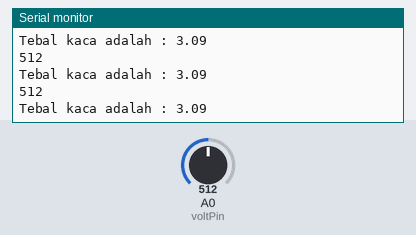
The sketch below on a simulated Arduino Uno, built with avr-gcc and run on an emulated ATmega328P. Parts: the last lines printed to the serial monitor. The inputs (shaded band) are chosen by the test bench; at power-on: A0 (voltPin) = 512.

Above: at 4.2 s.
4.3 s: A0 (voltPin) set to 982
At 4.58 s:
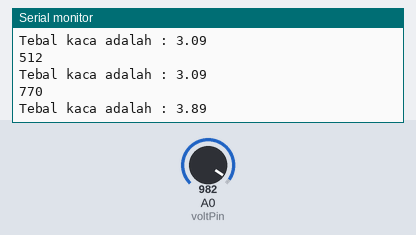
7.3 s: A0 (voltPin) set to 1014
At 7.45 s:
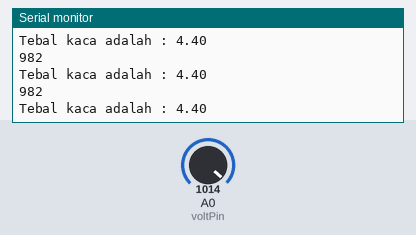
Timing chart, 0 to 9.8 s (numbered marks = the images above; inputs shaded):
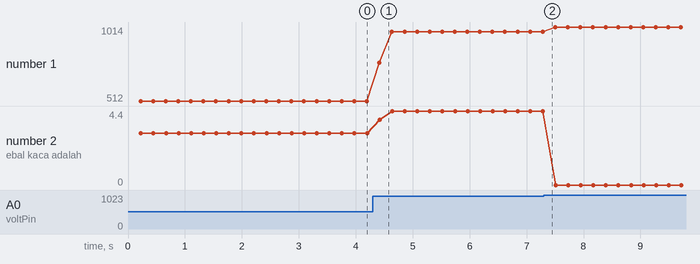

The sketch:

GlassThicknessSensorCode.ino
```cpp
#include <avr/pgmspace.h> // untuk menggunakan progmem
double hasilLDR;
int voltPin = A0 ; //Voltage reader pin
const float ADC_TO_MM[1024] PROGMEM = {0.0113537, 0.0226591, 0.0339171, 0.0451279, 0.0562916, 0.0674091, 0.0784801, 0.0895059, 0.100486, 0.111421, 0.122312, 0.133158, 0.143961, 0.15472, 0.165436, 0.17611, 0.18674, 0.197329, 0.207875, 0.218381, 0.228845, 0.239268, 0.249651, 0.259993, 0.270296, 0.280559, 0.290783, 0.300968, 0.311114, 0.321222, 0.331291, 0.341323, 0.351317, 0.361274, 0.371195, 0.381078, 0.390925, 0.400736, 0.41051, 0.42025, 0.429953, 0.439622, 0.449256, 0.458855, 0.46842, 0.477951, 0.487448, 0.496911, 0.506341, 0.515737, 0.525101, 0.534432, 0.543731, 0.552997, 0.562231, 0.571434, 0.580604, 0.589744, 0.598852, 0.607929, 0.616976, 0.625992, 0.634978, 0.643933, 0.652859, 0.661755, 0.670622, 0.679459, 0.688266, 0.697046, 0.705796, 0.714518, 0.723211, 0.731876, 0.740513, 0.749122, 0.757704, 0.766258, 0.774785, 0.783285, 0.791758, 0.800203, 0.808623, 0.817016, 0.825382, 0.833722, 0.842037, 0.850326, 0.858589, 0.866826, 0.875039, 0.883226, 0.891388, 0.899525, 0.907637, 0.915725, 0.923789, 0.931828, 0.939843, 0.947834, 0.955802, 0.963745, 0.971665, 0.979562, 0.987435, 0.995286, 1.00311, 1.01092, 1.0187, 1.02646, 1.03419, 1.04191, 1.0496, 1.05727, 1.06492, 1.07254, 1.08015, 1.08773, 1.09529, 1.10283, 1.11035, 1.11785, 1.12533, 1.13278, 1.14022, 1.14763, 1.15503, 1.1624, 1.16975, 1.17709, 1.1844, 1.19169, 1.19896, 1.20622, 1.21345, 1.22067, 1.22786, 1.23504, 1.24219, 1.24933, 1.25645, 1.26355, 1.27063, 1.27769, 1.28473, 1.29176, 1.29876, 1.30575, 1.31272, 1.31967, 1.3266, 1.33352, 1.34042, 1.3473, 1.35416, 1.361, 1.36783, 1.37464, 1.38143, 1.38821, 1.39497, 1.40171, 1.40843, 1.41514, 1.42183, 1.4285, 1.43516, 1.4418, 1.44842, 1.45503, 1.46162, 1.4682, 1.47476, 1.4813, 1.48783, 1.49434, 1.50083, 1.50731, 1.51377, 1.52022, 1.52665, 1.53307, 1.53947, 1.54586, 1.55223, 1.55859, 1.56493, 1.57125, 1.57756, 1.58386, 1.59014, 1.59641, 1.60266, 1.6089, 1.61512, 1.62133, 1.62752, 1.6337, 1.63987, 1.64602, 1.65215, 1.65828, 1.66439, 1.67048, 1.67656, 1.68263, 1.68868, 1.69472, 1.70075, 1.70676, 1.71276, 1.71875, 1.72472, 1.73068, 1.73663, 1.74256, 1.74848, 1.75438, 1.76028, 1.76616, 1.77203, 1.77788, 1.78372, 1.78955, 1.79537, 1.80117, 1.80696, 1.81274, 1.81851, 1.82426, 1.83, 1.83573, 1.84145, 1.84715, 1.85284, 1.85853, 1.86419, 1.86985, 1.87549, 1.88113, 1.88675, 1.89236, 1.89795, 1.90354, 1.90911, 1.91467, 1.92022, 1.92576, 1.93129, 1.93681, 1.94231, 1.94781, 1.95329, 1.95876, 1.96422, 1.96967, 1.9751, 1.98053, 1.98595, 1.99135, 1.99674, 2.00213, 2.0075, 2.01286, 2.01821, 2.02355, 2.02888, 2.0342, 2.03951, 2.0448, 2.05009, 2.05537, 2.06063, 2.06589, 2.07113, 2.07637, 2.08159, 2.08681, 2.09201, 2.09721, 2.10239, 2.10757, 2.11273, 2.11788, 2.12303, 2.12816, 2.13329, 2.1384, 2.14351, 2.1486, 2.15369, 2.15876, 2.16383, 2.16889, 2.17393, 2.17897, 2.184, 2.18902, 2.19403, 2.19903, 2.20402, 2.209, 2.21397, 2.21893, 2.22389, 2.22883, 2.23377, 2.23869, 2.24361, 2.24852, 2.25342, 2.25831, 2.26319, 2.26806, 2.27292, 2.27778, 2.28262, 2.28746, 2.29229, 2.29711, 2.30192, 2.30672, 2.31152, 2.3163, 2.32108, 2.32584, 2.3306, 2.33535, 2.3401, 2.34483, 2.34956, 2.35427, 2.35898, 2.36368, 2.36838, 2.37306, 2.37774, 2.3824, 2.38706, 2.39172, 2.39636, 2.401, 2.40562, 2.41024, 2.41485, 2.41946, 2.42405, 2.42864, 2.43322, 2.43779, 2.44236, 2.44691, 2.45146, 2.456, 2.46054, 2.46506, 2.46958, 2.47409, 2.47859, 2.48309, 2.48758, 2.49205, 2.49653, 2.50099, 2.50545, 2.5099, 2.51434, 2.51878, 2.52321, 2.52763, 2.53204, 2.53645, 2.54085, 2.54524, 2.54962, 2.554, 2.55837, 2.56273, 2.56709, 2.57144, 2.57578, 2.58011, 2.58444, 2.58876, 2.59307, 2.59738, 2.60168, 2.60597, 2.61026, 2.61454, 2.61881, 2.62308, 2.62733, 2.63159, 2.63583, 2.64007, 2.6443, 2.64853, 2.65275, 2.65696, 2.66116, 2.66536, 2.66955, 2.67374, 2.67792, 2.68209, 2.68625, 2.69041, 2.69457, 2.69871, 2.70285, 2.70698, 2.71111, 2.71523, 2.71935, 2.72345, 2.72756, 2.73165, 2.73574, 2.73982, 2.7439, 2.74797, 2.75203, 2.75609, 2.76014, 2.76419, 2.76823, 2.77226, 2.77629, 2.78031, 2.78433, 2.78834, 2.79234, 2.79634, 2.80033, 2.80431, 2.80829, 2.81227, 2.81624, 2.8202, 2.82415, 2.8281, 2.83205, 2.83599, 2.83992, 2.84385, 2.84777, 2.85168, 2.85559, 2.85949, 2.86339, 2.86729, 2.87117, 2.87505, 2.87893, 2.8828, 2.88666, 2.89052, 2.89438, 2.89822, 2.90207, 2.9059, 2.90973, 2.91356, 2.91738, 2.92119, 2.925, 2.92881, 2.9326, 2.9364, 2.94019, 2.94397, 2.94774, 2.95152, 2.95528, 2.95904, 2.9628, 2.96655, 2.97029, 2.97403, 2.97777, 2.9815, 2.98522, 2.98894, 2.99266, 2.99636, 3.00007, 3.00377, 3.00746, 3.01115, 3.01483, 3.01851, 3.02218, 3.02585, 3.02951, 3.03317, 3.03682, 3.04047, 3.04412, 3.04775, 3.05139, 3.05501, 3.05864, 3.06226, 3.06587, 3.06948, 3.07308, 3.07668, 3.08027, 3.08386, 3.08745, 3.09103, 3.0946, 3.09817, 3.10174, 3.1053, 3.10885, 3.1124, 3.11595, 3.11949, 3.12303, 3.12656, 3.13009, 3.13361, 3.13713, 3.14064, 3.14415, 3.14766, 3.15116, 3.15465, 3.15814, 3.16163, 3.16511, 3.16859, 3.17206, 3.17553, 3.17899, 3.18245, 3.1859, 3.18936, 3.1928, 3.19624, 3.19968, 3.20311, 3.20654, 3.20996, 3.21338, 3.2168, 3.22021, 3.22361, 3.22701, 3.23041, 3.23381, 3.23719, 3.24058, 3.24396, 3.24733, 3.25071, 3.25407, 3.25744, 3.2608, 3.26415, 3.2675, 3.27085, 3.27419, 3.27753, 3.28086, 3.28419, 3.28752, 3.29084, 3.29416, 3.29747, 3.30078, 3.30408, 3.30738, 3.31068, 3.31397, 3.31726, 3.32055, 3.32383, 3.3271, 3.33038, 3.33364, 3.33691, 3.34017, 3.34343, 3.34668, 3.34993, 3.35317, 3.35641, 3.35965, 3.36288, 3.36611, 3.36934, 3.37256, 3.37578, 3.37899, 3.3822, 3.38541, 3.38861, 3.39181, 3.395, 3.39819, 3.40138, 3.40456, 3.40774, 3.41091, 3.41409, 3.41725, 3.42042, 3.42358, 3.42673, 3.42989, 3.43304, 3.43618, 3.43932, 3.44246, 3.4456, 3.44873, 3.45185, 3.45498, 3.4581, 3.46121, 3.46432, 3.46743, 3.47054, 3.47364, 3.47674, 3.47983, 3.48292, 3.48601, 3.48909, 3.49217, 3.49525, 3.49832, 3.50139, 3.50446, 3.50752, 3.51058, 3.51364, 3.51669, 3.51974, 3.52278, 3.52582, 3.52886, 3.5319, 3.53493, 3.53796, 3.54098, 3.544, 3.54702, 3.55003, 3.55304, 3.55605, 3.55905, 3.56205, 3.56505, 3.56805, 3.57104, 3.57402, 3.57701, 3.57999, 3.58296, 3.58594, 3.58891, 3.59188, 3.59484, 3.5978, 3.60076, 3.60371, 3.60666, 3.60961, 3.61255, 3.6155, 3.61843, 3.62137, 3.6243, 3.62723, 3.63015, 3.63307, 3.63599, 3.63891, 3.64182, 3.64473, 3.64764, 3.65054, 3.65344, 3.65633, 3.65923, 3.66212, 3.665, 3.66789, 3.67077, 3.67365, 3.67652, 3.67939, 3.68226, 3.68513, 3.68799, 3.69085, 3.69371, 3.69656, 3.69941, 3.70226, 3.7051, 3.70794, 3.71078, 3.71361, 3.71645, 3.71927, 3.7221, 3.72492, 3.72774, 3.73056, 3.73337, 3.73619, 3.73899, 3.7418, 3.7446, 3.7474, 3.7502, 3.75299, 3.75578, 3.75857, 3.76135, 3.76413, 3.76691, 3.76969, 3.77246, 3.77523, 3.778, 3.78077, 3.78353, 3.78629, 3.78904, 3.79179, 3.79455, 3.79729, 3.80004, 3.80278, 3.80552, 3.80825, 3.81099, 3.81372, 3.81645, 3.81917, 3.82189, 3.82461, 3.82733, 3.83004, 3.83276, 3.83546, 3.83817, 3.84087, 3.84357, 3.84627, 3.84896, 3.85166, 3.85435, 3.85703, 3.85972, 3.8624, 3.86508, 3.86775, 3.87043, 3.8731, 3.87576, 3.87843, 3.88109, 3.88375, 3.88641, 3.88906, 3.89172, 3.89437, 3.89701, 3.89966, 3.9023, 3.90494, 3.90757, 3.91021, 3.91284, 3.91547, 3.91809, 3.92072, 3.92334, 3.92596, 3.92857, 3.93118, 3.93379, 3.9364, 3.93901, 3.94161, 3.94421, 3.94681, 3.9494, 3.952, 3.95459, 3.95718, 3.95976, 3.96234, 3.96492, 3.9675, 3.97008, 3.97265, 3.97522, 3.97779, 3.98035, 3.98292, 3.98548, 3.98803, 3.99059, 3.99314, 3.99569, 3.99824, 4.00079, 4.00333, 4.00587, 4.00841, 4.01095, 4.01348, 4.01601, 4.01854, 4.02107, 4.02359, 4.02611, 4.02863, 4.03115, 4.03367, 4.03618, 4.03869, 4.0412, 4.0437, 4.0462, 4.0487, 4.0512, 4.0537, 4.05619, 4.05868, 4.06117, 4.06366, 4.06614, 4.06863, 4.07111, 4.07358, 4.07606, 4.07853, 4.081, 4.08347, 4.08594, 4.0884, 4.09086, 4.09332, 4.09578, 4.09823, 4.10068, 4.10313, 4.10558, 4.10803, 4.11047, 4.11291, 4.11535, 4.11779, 4.12022, 4.12265, 4.12508, 4.12751, 4.12994, 4.13236, 4.13478, 4.1372, 4.13962, 4.14203, 4.14445, 4.14686, 4.14926, 4.15167, 4.15407, 4.15648, 4.15887, 4.16127, 4.16367, 4.16606, 4.16845, 4.17084, 4.17323, 4.17561, 4.17799, 4.18037, 4.18275, 4.18513, 4.1875, 4.18987, 4.19224, 4.19461, 4.19698, 4.19934, 4.2017, 4.20406, 4.20642, 4.20877, 4.21113, 4.21348, 4.21583, 4.21817, 4.22052, 4.22286, 4.2252, 4.22754, 4.22988, 4.23221, 4.23454, 4.23687, 4.2392, 4.24153, 4.24385, 4.24617, 4.24849, 4.25081, 4.25313, 4.25544, 4.25776, 4.26007, 4.26237, 4.26468, 4.26698, 4.26929, 4.27159, 4.27389, 4.27618, 4.27848, 4.28077, 4.28306, 4.28535, 4.28763, 4.28992, 4.2922, 4.29448, 4.29676, 4.29904, 4.30131, 4.30359, 4.30586, 4.30813, 4.31039, 4.31266, 4.31492, 4.31718, 4.31944, 4.3217, 4.32396, 4.32621, 4.32846, 4.33071, 4.33296, 4.33521, 4.33745, 4.33969, 4.34193, 4.34417, 4.34641, 4.34864, 4.35088, 4.35311, 4.35534, 4.35756, 4.35979, 4.36201, 4.36423, 4.36646, 4.36867, 4.37089, 4.3731, 4.37532, 4.37753, 4.37974, 4.38194, 4.38415, 4.38635, 4.38855, 4.39075, 4.39295, 4.39515, 4.39734, 4.39954, 4.40173, 4.40392, 4.4061, 4.40829, 4.41047, 4.41265, 4.41483, 4.41701, 4.41919, 4.42136, 4.42354, 4.42571, 4.42788, 4.43005, 4.43221, 4.43438}
;
unsigned long currentMillis;
unsigned long previousMillis;
long interval_TimeAVG = 10;
int counter = 0 ;
float nilaiADC ;
unsigned long rataADC;
float hasilMM ;

void setup() {
  // put your setup code here, to run once:
  Serial.begin(9600);

}

void loop() {

   currentMillis = millis();                                                             // to check the time

   if (currentMillis - previousMillis > interval_TimeAVG ){
   previousMillis = currentMillis;   //mengenalkan variabel nilaiADC
   nilaiADC += analogRead(voltPin);   //read input pin dalam bit dan menambahnya terus
   counter = counter + 1;
   if (counter >= 20 ){
   rataADC = nilaiADC/20;
   Serial.println(rataADC);
   hasilMM = pgm_read_float_near(ADC_TO_MM + rataADC);
   Serial.print("Tebal kaca adalah : ");Serial.println(hasilMM);
   nilaiADC = 0 ;
   counter=0;
   }
   }
}
```

Measured:
- after the input at 4.3 s, the serial monitor: prints a new line after 0.11 s (image 1)
- plotted number 1: 512 → 982 after the input at 4.3 s, 982 → 1014 after the input at 7.3 s
- plotted number 2: 3.09 → 4.4 after the input at 4.3 s, 4.4 → 0 after the input at 7.3 s
